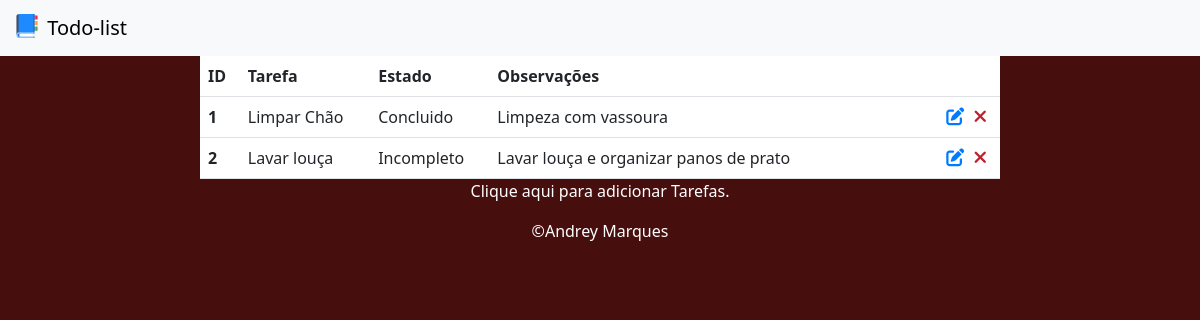
Before: / with the older database file.
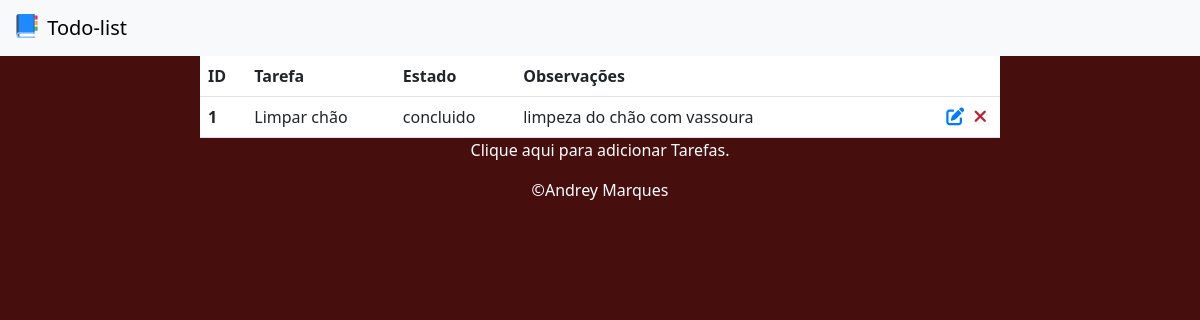
After: the same page with the newer database file.
### tables this page shows
CREATE TABLE "tarefas" (
	"id"	INTEGER,
	"name"	TEXT,
	"observations"	TEXT,
	"state"	TEXT,
	PRIMARY KEY("id")
);

### src/controller/listController.php (called while the page is built, shortened)
<?php
class ListController {
    public function process (): void {
        $todolist = $this->listRepository->all();
        require_once __DIR__ . "/../../views/todolist.php";
    }
}

### public/index.php (called while the page is built, shortened)
<?php
$dbPath = __DIR__ . "/../banco.sqlite";
$pdo = new PDO("sqlite:$dbPath");
$listRepository = new ListRepository($pdo);
$routes = require_once "../config/routes.php";
$pathInfo = $_SERVER["PATH_INFO"] ?? "/";
$httpMethod = $_SERVER["REQUEST_METHOD"];
$key = "$httpMethod|$pathInfo";
if (array_key_exists($key, $routes)) {
    $controller = new $controllerClass($listRepository);
} else {
    $controller = new Error404Controller();
}
$controller->process();
?>

### src/repository/listRepository.php (called while the page is built, shortened)
<?php
class ListRepository {
    public function all(): array {
        $todoList = $this->pdo->query("SELECT * FROM tarefas")->fetchAll(PDO::FETCH_ASSOC);
        return array_map(
            $this->hydrateList(...), $todoList);
    }
    private function hydrateList(array $listData): TodoList {
        $list = new TodoList($listData["name"], $listData["state"], $listData["observations"]);
        $list->setId($listData["id"]);
        return $list;
    }
}

### src/entity/TodoList.php (called while the page is built, shortened)
<?php
class TodoList {
    public function __construct(string $name, string $stateList, string $observations) {
        $this->name = $name;
        $this->stateList = $stateList;
        $this->observations = $observations;
    }
    public function setId(int $id): void {
        $this->id = $id;
    }
}

### views/todolist.php (the view)
<?php
    require_once "../templates/header.php";
?>
    <div class="container">
        <table class="table" id="list-table">
            <thead>
                <tr>
                    <th scope="col">ID</th>
                   <th scope="col">Tarefa</th>
                    <th scope="col">Estado</th>
                    <th scope="col">Observações</th>
                    <th scope="col"></th>
                </tr>
            </thead>
            <tbody>
                <?php foreach($todolist as $list): ?>
                <tr>
                    <td scope="row" class="col-id"><?= $list->id ?></td>
                    <td scope="row"><?= $list->name?></td>
                    <td scope="row"><?= $list->stateList?></td>
                    <td scope="row"><?= $list->observations ?></td>
                    <td class="actions">
                        <a href="/edit?id=<?= $list->id; ?>"><i class="fas fa-edit edit-icon"></i></a>
                        <a href="/delete?id=<?= $list->id; ?>"><i class="fas fa-times delete-icon"></a></i></button>
                    </td>
                </tr>
                <?php endforeach; ?>
            </tbody>
        </table>
    </div>
    <p id="empty-list-text"><a href="/create">Clique aqui para adicionar Tarefas</a>.</p>
<?php
    require_once "../templates/footer.php";
?>

### templates/header.php (shortened to what this page needs)
<!DOCTYPE html>
<html lang="en">
<head>
    <link href="https://cdn.jsdelivr.net/npm/bootstrap@5.3.0-alpha3/dist/css/bootstrap.min.css" rel="stylesheet">
    <link rel="stylesheet" href="https://cdnjs.cloudflare.com/ajax/libs/font-awesome/6.3.0/css/all.min.css" />
    <link rel="stylesheet" href="/css/style.css">
</head>
<body>
    <header>
        <nav class="navbar bg-body-tertiary">
            <div class="container-fluid">
              <a class="navbar-brand" href="/">
                <img src="/img/logo.svg" alt="Logo" width="30" height="24" class="d-inline-block align-text-top">
                Todo-list
              </a>
            </div>
          </nav>
    </header>

### templates/footer.php
<footer>
        <p>&copy;Andrey Marques</p>
    </footer>
</body>
</html>

### public/css/style.css (style rules this page uses)
body { background-color: #470e0e; color: #fff; }
.table { color: #fff; }
#list-table { max-width: 800px; margin: 0 auto; }
#list-table thead { color: #fff; }
.col-id { font-weight: bold; }
.actions { text-align: right; width: 150px; }
.actions i { font-size: 18px; margin-right: 5px; }
.edit-icon { color: #007bff; }
.delete-icon { color: #bd2130; }
#empty-list-text { text-align: center; }
#empty-list-text a { text-decoration: none; color: #fff; transition: .5s; }
footer { text-align: center; }

Changed rows visible on the page:
removed tarefas: id "2", name "Lavar louça", state "Incompleto", observations "Lavar louça e organizar panos de prato"
changed tarefas id 1: name "Limpar Chão" → "Limpar chão"; state "Concluido" → "concluido"; observations "Limpeza com vassoura" → "limpeza do chão com vassoura"
